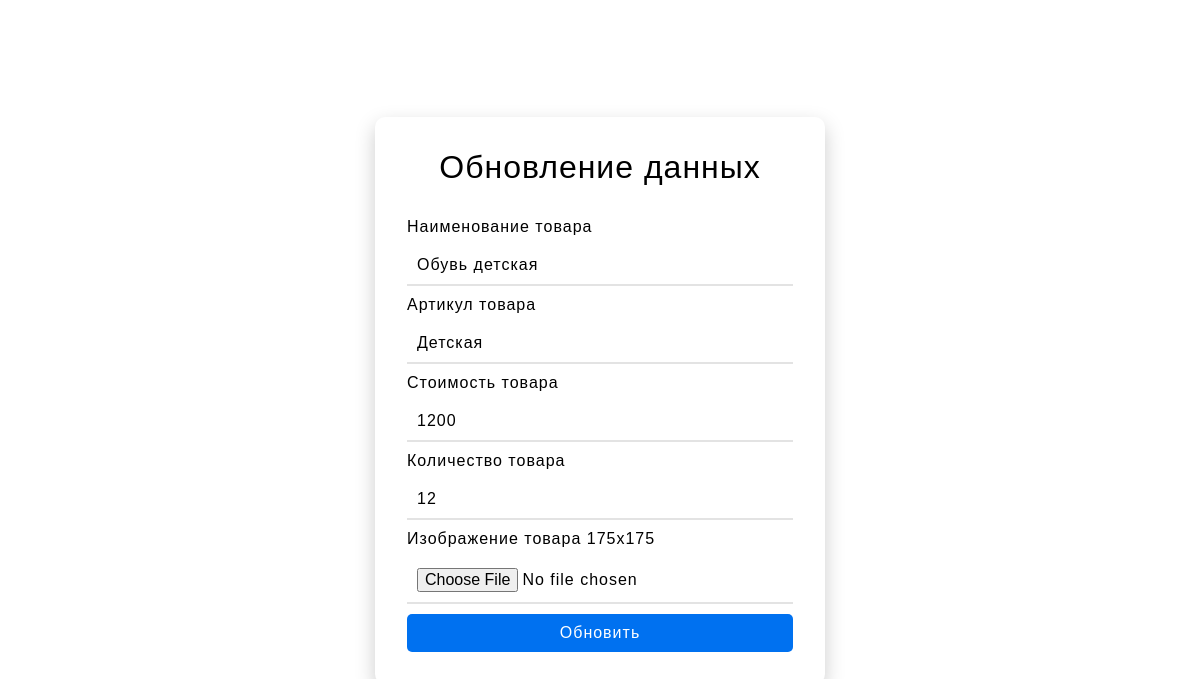
The page /update_form.php?up=30 (signed in) on the database its author committed.
### tables this page shows
CREATE TABLE `product` (
  `id_product` int NOT NULL,
  `title` varchar(100) NOT NULL,
  `article` varchar(50) DEFAULT NULL,
  `price` double NOT NULL,
  `amount` int NOT NULL,
  `img` varchar(300) DEFAULT NULL
);

### update_form.php (the view, shortened to what this page needs)
<?php
  require_once"php/conectDB.php";
  $id = $_GET['up'];
 $tovar = mysqli_query($connect, "SELECT * FROM `product` WHERE id_product = $id");
 $food=mysqli_fetch_assoc($tovar);
?>
<!DOCTYPE html>
<html lang="en">
<head>
    <link rel="stylesheet" href="css/form.css">
</head>
<body>
   <form action="php/update.php" method="post" enctype="multipart/form-data">
   <h1 class="form_title">Обновление данных</h1>
   <label>Наименование товара</label>
   <input type="text" name="tovar" maxlength="25" value="<?php  echo $food['title'] ?>" placeholder="Введите наименование товара">
   <label>Артикул товара</label>
   <input type="text" name="article" maxlength="18" value="<?php echo  $food['article'] ?>" placeholder="Артикул">
   <label>Стоимость товара</label>
   <input type="text" name="price" maxlength="9" value="<?php echo $food['price'] ?>" placeholder="Введите стоимость">
   <label>Количество товара</label>
   <input type="text" name="amount" maxlength="5" value="<?php echo  $food['amount'] ?>" placeholder="Количество">
   <label>Изображение товара 175х175</label>
   <input type="file" name="imges" class="form-control">
   <button type="submit" name="update">Обновить</button>
</body>
</html>

### css/form.css (style rules this page uses)
* { margin: 0; padding: 0; box-sizing: border-box; }
body { height: 100vh; display: flex; align-items: center; justify-content: center; font-family: Montserrat, sans-serif; }
form { display: flex; flex-direction: column; width: 450px; padding: 32px; border-radius: 10px; box-shadow: 0 8px 20px #ccc; font-family: sans-serif; letter-spacing: 1px; }
input { margin: 10px 0; padding: 10px; border: unset; border-bottom: 2px solid #e3e3e3; outline: none; font-family: sans-serif; letter-spacing: 1px; font-size: 16px; }
button { padding: 10px 20px; background: #e3e3e3; border: none; border-radius: 5px; color: #fff; background-color: #0071f0; outline: none; cursor: pointer; font-family: sans-serif; letter-spacing: 1px; font-size: 16px; transition: 0.3s; }
.form_title { text-align: center; margin: 0 0 32px 0; font-weight: normal; }

### rows shown on the page
product: tovar "Обувь детская", article "Детская", price "1200", amount "12"
